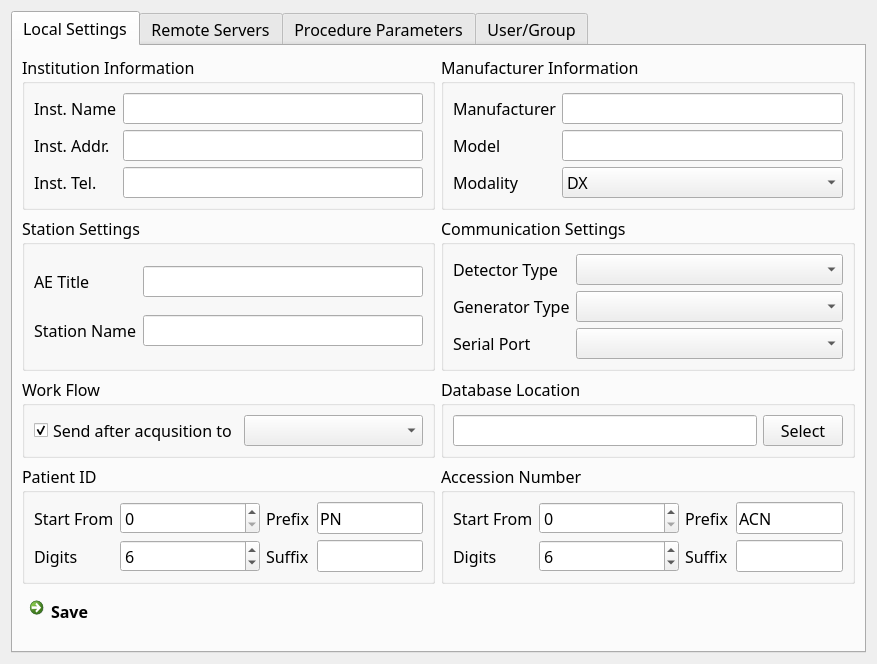
<?xml version="1.0" encoding="UTF-8"?>
<ui version="4.0">
 <class>SystemSettingsWidget</class>
 <widget class="QWidget" name="SystemSettingsWidget">
  <property name="geometry">
   <rect>
    <x>0</x>
    <y>0</y>
    <width>877</width>
    <height>664</height>
   </rect>
  </property>
  <property name="font">
   <font>
    <family>微软雅黑</family>
    <pointsize>12</pointsize>
   </font>
  </property>
  <property name="windowTitle">
   <string>Form</string>
  </property>
  <layout class="QVBoxLayout" name="verticalLayout">
   <item>
    <widget class="QTabWidget" name="tabWidget">
     <property name="enabled">
      <bool>true</bool>
     </property>
     <property name="currentIndex">
      <number>0</number>
     </property>
     <widget class="QWidget" name="localSettingsTab">
      <attribute name="title">
       <string>Local Settings</string>
      </attribute>
      <layout class="QGridLayout" name="gridLayout">
       <item row="6" column="0">
        <widget class="QCommandLinkButton" name="setupSaveButton">
         <property name="styleSheet">
          <string notr="true">font: 12pt &quot;微软雅黑&quot;;</string>
         </property>
         <property name="text">
          <string>Save</string>
         </property>
        </widget>
       </item>
       <item row="7" column="0">
        <spacer name="verticalSpacer">
         <property name="orientation">
          <enum>Qt::Vertical</enum>
         </property>
         <property name="sizeHint" stdset="0">
          <size>
           <width>20</width>
           <height>40</height>
          </size>
         </property>
        </spacer>
       </item>
       <item row="1" column="1">
        <widget class="QGroupBox" name="groupBox_14">
         <property name="title">
          <string>Communication Settings</string>
         </property>
         <layout class="QGridLayout" name="gridLayout_14">
          <item row="1" column="1">
           <widget class="QComboBox" name="generatorTypeCombo"/>
          </item>
          <item row="1" column="0">
           <widget class="QLabel" name="label_46">
            <property name="text">
             <string>Generator Type</string>
            </property>
            <property name="buddy">
             <cstring>generatorTypeCombo</cstring>
            </property>
           </widget>
          </item>
          <item row="0" column="0">
           <widget class="QLabel" name="label_45">
            <property name="text">
             <string>Detector Type</string>
            </property>
            <property name="buddy">
             <cstring>detectorTypeCombo</cstring>
            </property>
           </widget>
          </item>
          <item row="0" column="1">
           <widget class="QComboBox" name="detectorTypeCombo">
            <property name="sizePolicy">
             <sizepolicy hsizetype="Expanding" vsizetype="Fixed">
              <horstretch>0</horstretch>
              <verstretch>0</verstretch>
             </sizepolicy>
            </property>
           </widget>
          </item>
          <item row="2" column="0">
           <widget class="QLabel" name="label_47">
            <property name="text">
             <string>Serial Port</string>
            </property>
            <property name="buddy">
             <cstring>serialPortCombo</cstring>
            </property>
           </widget>
          </item>
          <item row="2" column="1">
           <widget class="QComboBox" name="serialPortCombo"/>
          </item>
         </layout>
        </widget>
       </item>
       <item row="1" column="0">
        <widget class="QGroupBox" name="groupBox_12">
         <property name="title">
          <string>Station Settings</string>
         </property>
         <layout class="QGridLayout" name="gridLayout_12">
          <item row="1" column="1">
           <widget class="QLineEdit" name="stationNameEdit"/>
          </item>
          <item row="1" column="0">
           <widget class="QLabel" name="label_39">
            <property name="text">
             <string>Station Name</string>
            </property>
            <property name="buddy">
             <cstring>stationNameEdit</cstring>
            </property>
           </widget>
          </item>
          <item row="0" column="1">
           <widget class="QLineEdit" name="stationAetEdit"/>
          </item>
          <item row="0" column="0">
           <widget class="QLabel" name="label_38">
            <property name="text">
             <string>AE Title</string>
            </property>
            <property name="buddy">
             <cstring>stationAetEdit</cstring>
            </property>
           </widget>
          </item>
         </layout>
        </widget>
       </item>
       <item row="0" column="1">
        <widget class="QGroupBox" name="groupBox_13">
         <property name="title">
          <string>Manufacturer Information</string>
         </property>
         <layout class="QGridLayout" name="gridLayout_13">
          <item row="1" column="1">
           <widget class="QLineEdit" name="manuModelEdit"/>
          </item>
          <item row="1" column="0">
           <widget class="QLabel" name="label_42">
            <property name="text">
             <string>Model</string>
            </property>
            <property name="buddy">
             <cstring>manuModelEdit</cstring>
            </property>
           </widget>
          </item>
          <item row="0" column="1">
           <widget class="QLineEdit" name="manuNameEdit"/>
          </item>
          <item row="0" column="0">
           <widget class="QLabel" name="label_41">
            <property name="text">
             <string>Manufacturer</string>
            </property>
            <property name="buddy">
             <cstring>manuNameEdit</cstring>
            </property>
           </widget>
          </item>
          <item row="2" column="0">
           <widget class="QLabel" name="label_43">
            <property name="text">
             <string>Modality</string>
            </property>
            <property name="buddy">
             <cstring>manuModalityCombo</cstring>
            </property>
           </widget>
          </item>
          <item row="2" column="1">
           <widget class="QComboBox" name="manuModalityCombo">
            <item>
             <property name="text">
              <string>DX</string>
             </property>
            </item>
            <item>
             <property name="text">
              <string>CR</string>
             </property>
            </item>
            <item>
             <property name="text">
              <string>CT</string>
             </property>
            </item>
            <item>
             <property name="text">
              <string>MR</string>
             </property>
            </item>
           </widget>
          </item>
         </layout>
        </widget>
       </item>
       <item row="2" column="0">
        <widget class="QGroupBox" name="groupBox_18">
         <property name="minimumSize">
          <size>
           <width>0</width>
           <height>54</height>
          </size>
         </property>
         <property name="title">
          <string>Work Flow</string>
         </property>
         <layout class="QVBoxLayout" name="verticalLayout_7">
          <item>
           <layout class="QHBoxLayout" name="horizontalLayout_10">
            <item>
             <widget class="QCheckBox" name="sendAfterAcqCheck">
              <property name="text">
               <string>Send after acqusition to</string>
              </property>
              <property name="checked">
               <bool>true</bool>
              </property>
             </widget>
            </item>
            <item>
             <widget class="QComboBox" name="storeScpCombo"/>
            </item>
           </layout>
          </item>
         </layout>
        </widget>
       </item>
       <item row="0" column="0">
        <widget class="QGroupBox" name="groupBox_11">
         <property name="title">
          <string>Institution Information</string>
         </property>
         <layout class="QGridLayout" name="gridLayout_11">
          <item row="0" column="0">
           <widget class="QLabel" name="label_35">
            <property name="text">
             <string>Inst. Name</string>
            </property>
            <property name="buddy">
             <cstring>instNameEdit</cstring>
            </property>
           </widget>
          </item>
          <item row="0" column="1">
           <widget class="QLineEdit" name="instNameEdit"/>
          </item>
          <item row="1" column="0">
           <widget class="QLabel" name="label_36">
            <property name="text">
             <string>Inst. Addr.</string>
            </property>
            <property name="buddy">
             <cstring>instAddrEdit</cstring>
            </property>
           </widget>
          </item>
          <item row="1" column="1">
           <widget class="QLineEdit" name="instAddrEdit"/>
          </item>
          <item row="2" column="0">
           <widget class="QLabel" name="label_37">
            <property name="text">
             <string>Inst. Tel.</string>
            </property>
            <property name="buddy">
             <cstring>instTelEdit</cstring>
            </property>
           </widget>
          </item>
          <item row="2" column="1">
           <widget class="QLineEdit" name="instTelEdit"/>
          </item>
         </layout>
        </widget>
       </item>
       <item row="3" column="1">
        <widget class="QGroupBox" name="groupBox_20">
         <property name="minimumSize">
          <size>
           <width>0</width>
           <height>0</height>
          </size>
         </property>
         <property name="title">
          <string>Accession Number</string>
         </property>
         <layout class="QGridLayout" name="gridLayout_19">
          <item row="1" column="2">
           <widget class="QLabel" name="label_67">
            <property name="text">
             <string>Suffix</string>
            </property>
            <property name="alignment">
             <set>Qt::AlignLeading|Qt::AlignLeft|Qt::AlignVCenter</set>
            </property>
            <property name="buddy">
             <cstring>accNumSuffixEdit</cstring>
            </property>
           </widget>
          </item>
          <item row="0" column="0">
           <widget class="QLabel" name="label_66">
            <property name="text">
             <string>Start From</string>
            </property>
            <property name="buddy">
             <cstring>accNumStartSpin</cstring>
            </property>
           </widget>
          </item>
          <item row="0" column="1">
           <widget class="QSpinBox" name="accNumStartSpin">
            <property name="enabled">
             <bool>true</bool>
            </property>
            <property name="sizePolicy">
             <sizepolicy hsizetype="Preferred" vsizetype="Fixed">
              <horstretch>0</horstretch>
              <verstretch>0</verstretch>
             </sizepolicy>
            </property>
            <property name="minimumSize">
             <size>
              <width>140</width>
              <height>0</height>
             </size>
            </property>
            <property name="suffix">
             <string/>
            </property>
            <property name="prefix">
             <string/>
            </property>
            <property name="minimum">
             <number>0</number>
            </property>
            <property name="maximum">
             <number>999999999</number>
            </property>
            <property name="value">
             <number>0</number>
            </property>
           </widget>
          </item>
          <item row="1" column="3">
           <widget class="QLineEdit" name="accNumSuffixEdit">
            <property name="enabled">
             <bool>true</bool>
            </property>
            <property name="sizePolicy">
             <sizepolicy hsizetype="Preferred" vsizetype="Preferred">
              <horstretch>0</horstretch>
              <verstretch>0</verstretch>
             </sizepolicy>
            </property>
            <property name="maximumSize">
             <size>
              <width>16777215</width>
              <height>16777215</height>
             </size>
            </property>
            <property name="text">
             <string/>
            </property>
            <property name="maxLength">
             <number>6</number>
            </property>
           </widget>
          </item>
          <item row="0" column="3">
           <widget class="QLineEdit" name="accNumPrefixEdit">
            <property name="enabled">
             <bool>true</bool>
            </property>
            <property name="sizePolicy">
             <sizepolicy hsizetype="Preferred" vsizetype="Preferred">
              <horstretch>0</horstretch>
              <verstretch>0</verstretch>
             </sizepolicy>
            </property>
            <property name="maximumSize">
             <size>
              <width>16777215</width>
              <height>16777215</height>
             </size>
            </property>
            <property name="text">
             <string>ACN</string>
            </property>
            <property name="maxLength">
             <number>6</number>
            </property>
           </widget>
          </item>
          <item row="1" column="0">
           <widget class="QLabel" name="label_65">
            <property name="text">
             <string>Digits</string>
            </property>
            <property name="buddy">
             <cstring>accNumDigitsSpin</cstring>
            </property>
           </widget>
          </item>
          <item row="1" column="1">
           <widget class="QSpinBox" name="accNumDigitsSpin">
            <property name="enabled">
             <bool>true</bool>
            </property>
            <property name="sizePolicy">
             <sizepolicy hsizetype="Preferred" vsizetype="Fixed">
              <horstretch>0</horstretch>
              <verstretch>0</verstretch>
             </sizepolicy>
            </property>
            <property name="minimumSize">
             <size>
              <width>140</width>
              <height>0</height>
             </size>
            </property>
            <property name="suffix">
             <string/>
            </property>
            <property name="prefix">
             <string/>
            </property>
            <property name="minimum">
             <number>1</number>
            </property>
            <property name="maximum">
             <number>9</number>
            </property>
            <property name="value">
             <number>6</number>
            </property>
           </widget>
          </item>
          <item row="0" column="2">
           <widget class="QLabel" name="label_64">
            <property name="text">
             <string>Prefix</string>
            </property>
            <property name="alignment">
             <set>Qt::AlignLeading|Qt::AlignLeft|Qt::AlignVCenter</set>
            </property>
            <property name="buddy">
             <cstring>accNumPrefixEdit</cstring>
            </property>
           </widget>
          </item>
         </layout>
        </widget>
       </item>
       <item row="2" column="1">
        <widget class="QGroupBox" name="groupBox">
         <property name="title">
          <string>Database Location</string>
         </property>
         <layout class="QHBoxLayout" name="horizontalLayout">
          <item>
           <widget class="QLineEdit" name="dbFolderEdit">
            <property name="readOnly">
             <bool>true</bool>
            </property>
           </widget>
          </item>
          <item>
           <widget class="QPushButton" name="selectButton">
            <property name="text">
             <string>Select</string>
            </property>
           </widget>
          </item>
         </layout>
        </widget>
       </item>
       <item row="3" column="0">
        <widget class="QGroupBox" name="groupBox_19">
         <property name="minimumSize">
          <size>
           <width>0</width>
           <height>0</height>
          </size>
         </property>
         <property name="title">
          <string>Patient ID</string>
         </property>
         <layout class="QGridLayout" name="gridLayout_18">
          <item row="1" column="2">
           <widget class="QLabel" name="label_63">
            <property name="text">
             <string>Suffix</string>
            </property>
            <property name="alignment">
             <set>Qt::AlignLeading|Qt::AlignLeft|Qt::AlignVCenter</set>
            </property>
            <property name="buddy">
             <cstring>patientIdSuffixEdit</cstring>
            </property>
           </widget>
          </item>
          <item row="0" column="0">
           <widget class="QLabel" name="label_61">
            <property name="text">
             <string>Start From</string>
            </property>
            <property name="buddy">
             <cstring>patientIdStartSpin</cstring>
            </property>
           </widget>
          </item>
          <item row="0" column="1">
           <widget class="QSpinBox" name="patientIdStartSpin">
            <property name="enabled">
             <bool>true</bool>
            </property>
            <property name="sizePolicy">
             <sizepolicy hsizetype="Preferred" vsizetype="Fixed">
              <horstretch>0</horstretch>
              <verstretch>0</verstretch>
             </sizepolicy>
            </property>
            <property name="minimumSize">
             <size>
              <width>140</width>
              <height>0</height>
             </size>
            </property>
            <property name="suffix">
             <string/>
            </property>
            <property name="prefix">
             <string/>
            </property>
            <property name="minimum">
             <number>0</number>
            </property>
            <property name="maximum">
             <number>999999999</number>
            </property>
            <property name="value">
             <number>0</number>
            </property>
           </widget>
          </item>
          <item row="1" column="3">
           <widget class="QLineEdit" name="patientIdSuffixEdit">
            <property name="enabled">
             <bool>true</bool>
            </property>
            <property name="sizePolicy">
             <sizepolicy hsizetype="Preferred" vsizetype="Preferred">
              <horstretch>0</horstretch>
              <verstretch>0</verstretch>
             </sizepolicy>
            </property>
            <property name="maximumSize">
             <size>
              <width>16777215</width>
              <height>16777215</height>
             </size>
            </property>
            <property name="text">
             <string/>
            </property>
            <property name="maxLength">
             <number>6</number>
            </property>
           </widget>
          </item>
          <item row="0" column="3">
           <widget class="QLineEdit" name="patientIdPrefixEdit">
            <property name="enabled">
             <bool>true</bool>
            </property>
            <property name="sizePolicy">
             <sizepolicy hsizetype="Preferred" vsizetype="Preferred">
              <horstretch>0</horstretch>
              <verstretch>0</verstretch>
             </sizepolicy>
            </property>
            <property name="maximumSize">
             <size>
              <width>16777215</width>
              <height>16777215</height>
             </size>
            </property>
            <property name="text">
             <string>PN</string>
            </property>
            <property name="maxLength">
             <number>6</number>
            </property>
           </widget>
          </item>
          <item row="1" column="0">
           <widget class="QLabel" name="label_62">
            <property name="text">
             <string>Digits</string>
            </property>
            <property name="buddy">
             <cstring>patientIdDigitsSpin</cstring>
            </property>
           </widget>
          </item>
          <item row="1" column="1">
           <widget class="QSpinBox" name="patientIdDigitsSpin">
            <property name="enabled">
             <bool>true</bool>
            </property>
            <property name="sizePolicy">
             <sizepolicy hsizetype="Preferred" vsizetype="Fixed">
              <horstretch>0</horstretch>
              <verstretch>0</verstretch>
             </sizepolicy>
            </property>
            <property name="minimumSize">
             <size>
              <width>140</width>
              <height>0</height>
             </size>
            </property>
            <property name="suffix">
             <string/>
            </property>
            <property name="prefix">
             <string/>
            </property>
            <property name="minimum">
             <number>1</number>
            </property>
            <property name="maximum">
             <number>9</number>
            </property>
            <property name="value">
             <number>6</number>
            </property>
           </widget>
          </item>
          <item row="0" column="2">
           <widget class="QLabel" name="label_60">
            <property name="text">
             <string>Prefix</string>
            </property>
            <property name="alignment">
             <set>Qt::AlignLeading|Qt::AlignLeft|Qt::AlignVCenter</set>
            </property>
            <property name="buddy">
             <cstring>patientIdPrefixEdit</cstring>
            </property>
           </widget>
          </item>
         </layout>
        </widget>
       </item>
      </layout>
     </widget>
     <widget class="QWidget" name="remoteScpTab">
      <attribute name="title">
       <string>Remote Servers</string>
      </attribute>
      <layout class="QVBoxLayout" name="verticalLayout_2">
       <item>
        <widget class="QTableView" name="scpTableView">
         <property name="font">
          <font>
           <pointsize>12</pointsize>
          </font>
         </property>
         <property name="editTriggers">
          <set>QAbstractItemView::AnyKeyPressed|QAbstractItemView::DoubleClicked|QAbstractItemView::EditKeyPressed|QAbstractItemView::SelectedClicked</set>
         </property>
         <property name="selectionMode">
          <enum>QAbstractItemView::SingleSelection</enum>
         </property>
         <property name="selectionBehavior">
          <enum>QAbstractItemView::SelectRows</enum>
         </property>
         <attribute name="horizontalHeaderHighlightSections">
          <bool>true</bool>
         </attribute>
         <attribute name="horizontalHeaderMinimumSectionSize">
          <number>100</number>
         </attribute>
         <attribute name="horizontalHeaderStretchLastSection">
          <bool>true</bool>
         </attribute>
         <attribute name="verticalHeaderCascadingSectionResizes">
          <bool>false</bool>
         </attribute>
        </widget>
       </item>
       <item>
        <layout class="QHBoxLayout" name="horizontalLayout_8">
         <item>
          <widget class="QPushButton" name="scpInsertButton">
           <property name="text">
            <string>Insert</string>
           </property>
          </widget>
         </item>
         <item>
          <widget class="QPushButton" name="scpRemoveButton">
           <property name="text">
            <string>Remove</string>
           </property>
          </widget>
         </item>
         <item>
          <widget class="QPushButton" name="scpEchoButton">
           <property name="text">
            <string>Echo</string>
           </property>
          </widget>
         </item>
         <item>
          <widget class="QPushButton" name="scpMoreButton">
           <property name="enabled">
            <bool>false</bool>
           </property>
           <property name="text">
            <string>More...</string>
           </property>
          </widget>
         </item>
         <item>
          <widget class="QPushButton" name="scpSaveButton">
           <property name="text">
            <string>Save</string>
           </property>
          </widget>
         </item>
         <item>
          <spacer name="horizontalSpacer_8">
           <property name="orientation">
            <enum>Qt::Horizontal</enum>
           </property>
           <property name="sizeHint" stdset="0">
            <size>
             <width>40</width>
             <height>20</height>
            </size>
           </property>
          </spacer>
         </item>
        </layout>
       </item>
      </layout>
     </widget>
     <widget class="QWidget" name="procParamTab">
      <attribute name="title">
       <string>Procedure Parameters</string>
      </attribute>
      <layout class="QVBoxLayout" name="verticalLayout_3">
       <item>
        <widget class="QTableView" name="procTableView">
         <property name="editTriggers">
          <set>QAbstractItemView::AnyKeyPressed|QAbstractItemView::DoubleClicked|QAbstractItemView::EditKeyPressed|QAbstractItemView::SelectedClicked</set>
         </property>
        </widget>
       </item>
       <item>
        <layout class="QHBoxLayout" name="horizontalLayout_2">
         <item>
          <widget class="QPushButton" name="procInsertButton">
           <property name="text">
            <string>Insert</string>
           </property>
          </widget>
         </item>
         <item>
          <widget class="QPushButton" name="procRemoveButton">
           <property name="text">
            <string>Remove</string>
           </property>
          </widget>
         </item>
         <item>
          <widget class="QPushButton" name="procSaveButton">
           <property name="text">
            <string>Save</string>
           </property>
          </widget>
         </item>
         <item>
          <spacer name="horizontalSpacer">
           <property name="orientation">
            <enum>Qt::Horizontal</enum>
           </property>
           <property name="sizeHint" stdset="0">
            <size>
             <width>40</width>
             <height>20</height>
            </size>
           </property>
          </spacer>
         </item>
        </layout>
       </item>
      </layout>
     </widget>
     <widget class="QWidget" name="userGroupTab">
      <attribute name="title">
       <string>User/Group</string>
      </attribute>
      <layout class="QVBoxLayout" name="verticalLayout_6">
       <item>
        <widget class="QGroupBox" name="groupBox_2">
         <property name="title">
          <string>Users</string>
         </property>
         <layout class="QVBoxLayout" name="verticalLayout_4">
          <item>
           <widget class="QTableView" name="userTableView">
            <property name="editTriggers">
             <set>QAbstractItemView::AnyKeyPressed|QAbstractItemView::DoubleClicked|QAbstractItemView::EditKeyPressed|QAbstractItemView::SelectedClicked</set>
            </property>
           </widget>
          </item>
          <item>
           <layout class="QHBoxLayout" name="horizontalLayout_3">
            <item>
             <widget class="QPushButton" name="userInsertButton">
              <property name="text">
               <string>Insert</string>
              </property>
             </widget>
            </item>
            <item>
             <widget class="QPushButton" name="userRemoveButton">
              <property name="text">
               <string>Remove</string>
              </property>
             </widget>
            </item>
            <item>
             <spacer name="horizontalSpacer_2">
              <property name="orientation">
               <enum>Qt::Horizontal</enum>
              </property>
              <property name="sizeHint" stdset="0">
               <size>
                <width>40</width>
                <height>20</height>
               </size>
              </property>
             </spacer>
            </item>
           </layout>
          </item>
         </layout>
        </widget>
       </item>
       <item>
        <widget class="QGroupBox" name="groupBox_3">
         <property name="title">
          <string>Groups</string>
         </property>
         <layout class="QHBoxLayout" name="horizontalLayout_4">
          <item>
           <layout class="QVBoxLayout" name="groupVLayout">
            <item>
             <layout class="QHBoxLayout" name="horizontalLayout_5">
              <item>
               <widget class="QPushButton" name="groupInsertButton">
                <property name="text">
                 <string>Insert</string>
                </property>
               </widget>
              </item>
              <item>
               <widget class="QPushButton" name="groupRemoveButton">
                <property name="text">
                 <string>Remove</string>
                </property>
               </widget>
              </item>
              <item>
               <spacer name="horizontalSpacer_4">
                <property name="orientation">
                 <enum>Qt::Horizontal</enum>
                </property>
                <property name="sizeHint" stdset="0">
                 <size>
                  <width>40</width>
                  <height>20</height>
                 </size>
                </property>
               </spacer>
              </item>
             </layout>
            </item>
           </layout>
          </item>
          <item>
           <layout class="QVBoxLayout" name="verticalLayout_8">
            <item>
             <widget class="QListView" name="permissionListView">
              <property name="editTriggers">
               <set>QAbstractItemView::NoEditTriggers</set>
              </property>
             </widget>
            </item>
            <item>
             <widget class="QCheckBox" name="checkAllCheck">
              <property name="text">
               <string>Check All</string>
              </property>
             </widget>
            </item>
           </layout>
          </item>
         </layout>
        </widget>
       </item>
       <item alignment="Qt::AlignLeft">
        <widget class="QPushButton" name="userGroupSaveButton">
         <property name="text">
          <string>Save</string>
         </property>
        </widget>
       </item>
      </layout>
     </widget>
    </widget>
   </item>
  </layout>
 </widget>
 <resources/>
 <connections>
  <connection>
   <sender>sendAfterAcqCheck</sender>
   <signal>toggled(bool)</signal>
   <receiver>storeScpCombo</receiver>
   <slot>setEnabled(bool)</slot>
   <hints>
    <hint type="sourcelabel">
     <x>210</x>
     <y>352</y>
    </hint>
    <hint type="destinationlabel">
     <x>422</x>
     <y>353</y>
    </hint>
   </hints>
  </connection>
 </connections>
</ui>
